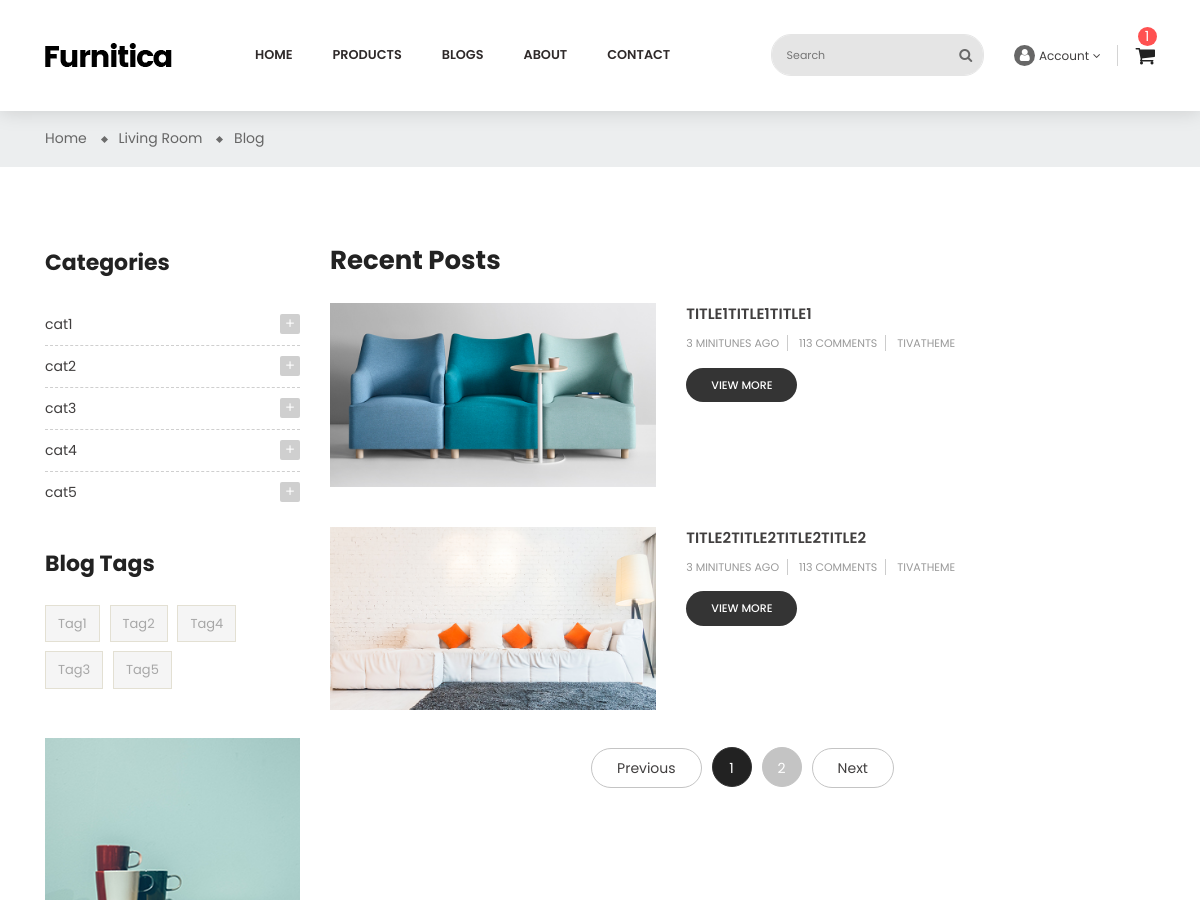
The app's page /en/blogs/ (upper part), older data.
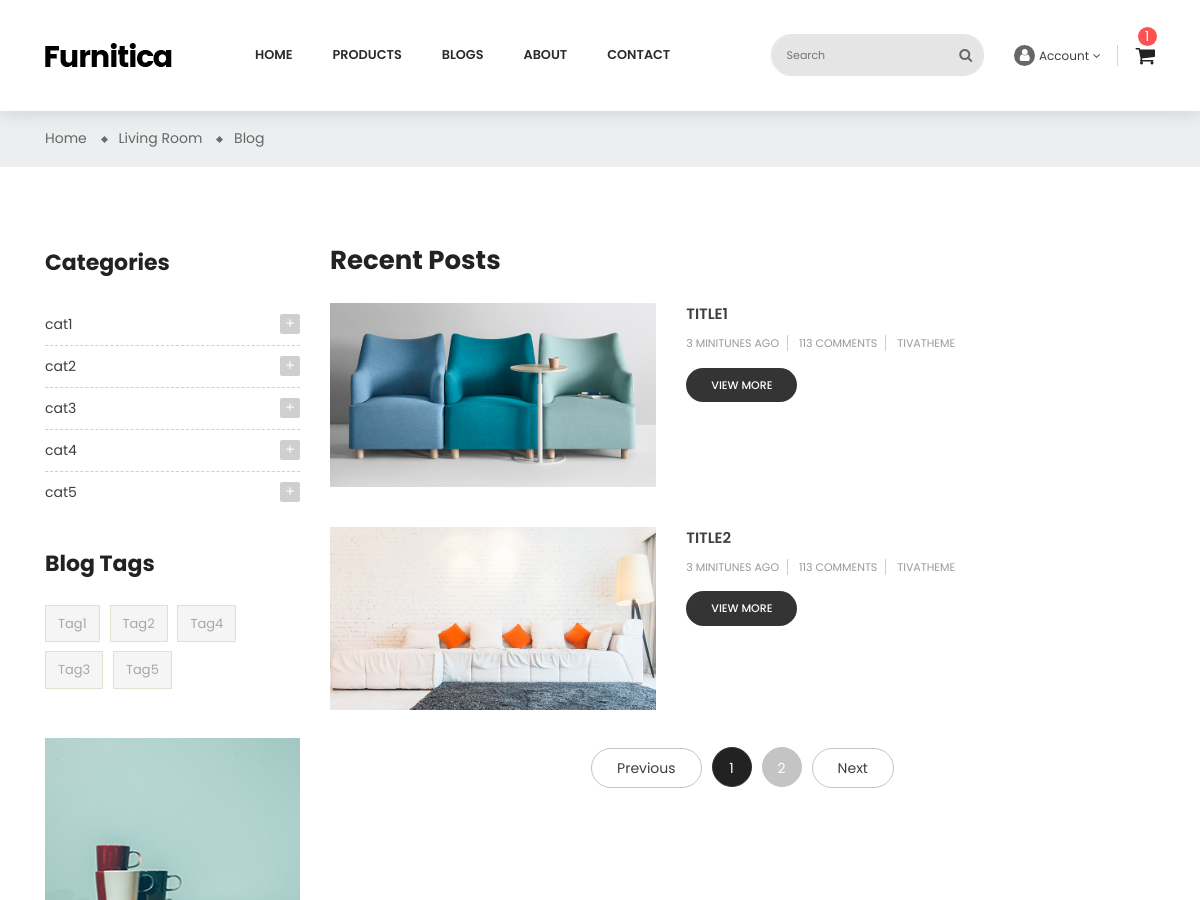
The same page, newer data.
### apps/blogs/models.py (models this page shows, shortened)
class BlogModel(BaseModel):
    class BlogStatus(models.TextChoices):
        DRAFT = 'DRAFT'
        PUBLISHED = 'PUBLISHED'
        DELETED = 'DELETED'
    image1 = models.ImageField(upload_to='blog-post/')
    image2 = models.ImageField(upload_to='blog-post/')
    title = models.CharField(max_length=128)
    content1 = RichTextUploadingField()
    content2 = RichTextUploadingField()
    views_count = models.PositiveIntegerField(default=1)
    status = models.CharField(
        max_length=20,
        choices=BlogStatus,
        default=BlogStatus.DRAFT
    )
    author = models.ForeignKey(
        BlogAuthorModel,
        on_delete=models.CASCADE,
        related_name='blogs'
    )
    category = models.ManyToManyField(
        BlogCategoryModel,
        related_name='blogs'
    )
    tag = models.ManyToManyField(
        BlogTagModel,
        related_name='blogs'
    )
    class Meta:
        verbose_name = 'Blog'
        verbose_name_plural = 'Blogs'

### apps/blogs/views.py (the view)
# urls.py: path('',views.blogs_list_view,name='list'),
def blogs_list_view(request):
    categories = BlogCategoryModel.objects.all()
    tags = BlogTagModel.objects.all()
    blogs = BlogModel.objects.filter(
        status=BlogModel.BlogStatus.PUBLISHED
    )
    cat_id = request.GET.get('cat')
    if cat_id:
        blogs = blogs.filter(category_id=cat_id)
    tag_id = request.GET.get('tag')
    if cat_id:
        blogs = blogs.filter(category_id=tag_id)
    context = {
        "blogs":blogs,
        "categories": categories,
        "tags": tags,
    }
    return render(
        request,'blog-list-sidebar-left.html',
        context
    )

### apps/pages/templatetags/my_tags.py (called while the page is built)
@register.simple_tag
def get_full_url(request, lang):
    path = request.path.split('/')
    path[1] = lang
    return '/'.join(path)

### templates/blog-list-sidebar-left.html (shortened to what the changed rows need)
{% extends 'layout/base.html' %}
{% load static %}
{% load i18n %}
{% block id %}id="blog-list-sidebar-left" class="blog"{% endblock %}
{% block content %}
    <div class="main-content">
        <div id="wrapper-site">
            <div id="content-wrapper">
                <div id="main">
                    <div class="page-home">
                        <div class="container">
                            <div class="content">
                                <div class="row">
                                    <div class="col-sm-8 col-lg-9 col-md-9 flex-xs-first main-blogs">
                                        <h2>{% trans 'Recent Posts' %}</h2>
                                        {% for blog in blogs %}
                                            <div class="list-content row">
                                            <div class="hover-after col-md-5 col-xs-12">
                                                <a href="{% url 'blogs:detail' blog.pk %}">
                                                    <img src="{{ blog.image1.url }}">
                                                </a>
                                            </div>
                                            <div class="late-item col-md-7 col-xs-12">
                                                <p class="content-title">
                                                    <a href="{% url 'blogs:detail' blog.pk %}">{{ blog.title }}</a>
                                                </p>
                                                <p class="post-info">
                                                    <span>{% trans '3 minitunes ago' %}</span>
                                                    <span>{% trans '113 Comments' %}</span>
                                                    <span>{% trans 'TIVATHEME' %}</span>
                                                </p
                                                <p>{{ blog.content|slice:":50" }}</p>
                                                <span class="view-more">
                                                    <a href="{% url 'blogs:detail' blog.pk %}">view more</a>
                                                </span>
                                            </div>
                                        </div>
                                        {% endfor %}
                                    </div>
                                </div>
                            </div>
                        </div>
                    </div>
                </div>
            </div>
        </div>
    </div>
{% endblock %}

Row changes from the older to the newer data that the page shows:
changed BlogModel: title "TITLE1TITLE1TITLE1" → "TITLE1"
changed BlogModel: title "TITLE2TITLE2TITLE2TITLE2" → "TITLE2"
